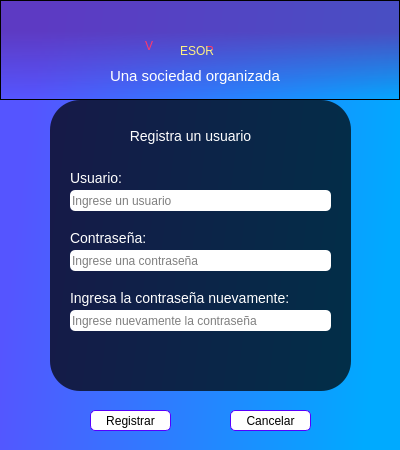
<?xml version="1.0" encoding="UTF-8"?>
<ui version="4.0">
 <class>Ventana_de_registro</class>
 <widget class="QDialog" name="Ventana_de_registro">
  <property name="enabled">
   <bool>true</bool>
  </property>
  <property name="geometry">
   <rect>
    <x>0</x>
    <y>0</y>
    <width>400</width>
    <height>450</height>
   </rect>
  </property>
  <property name="maximumSize">
   <size>
    <width>400</width>
    <height>500</height>
   </size>
  </property>
  <property name="acceptDrops">
   <bool>false</bool>
  </property>
  <property name="windowTitle">
   <string>Registro</string>
  </property>
  <property name="windowIcon">
   <iconset>
    <normaloff>Icono_window.png</normaloff>Icono_window.png</iconset>
  </property>
  <property name="styleSheet">
   <string notr="true">QDialog{
background-color: qlineargradient(spread:pad, x1:0.063, y1:0.346591, x2:0.982955, y2:0.477, stop:0 rgba(85, 85, 255, 255), stop:1 rgba(0, 170, 255, 255));


}

</string>
  </property>
  <widget class="QFrame" name="Frame_start_window">
   <property name="geometry">
    <rect>
     <x>0</x>
     <y>0</y>
     <width>400</width>
     <height>100</height>
    </rect>
   </property>
   <property name="maximumSize">
    <size>
     <width>400</width>
     <height>100</height>
    </size>
   </property>
   <property name="styleSheet">
    <string notr="true">background-color:qlineargradient(spread:pad, x1:0.505682, y1:0.011, x2:0.494, y2:0.994318, stop:0.3125 rgba(96, 49, 174, 189), stop:1 rgba(71, 77, 255, 0))</string>
   </property>
   <property name="frameShape">
    <enum>QFrame::StyledPanel</enum>
   </property>
   <property name="frameShadow">
    <enum>QFrame::Raised</enum>
   </property>
   <widget class="QLabel" name="label">
    <property name="geometry">
     <rect>
      <x>180</x>
      <y>30</y>
      <width>101</width>
      <height>41</height>
     </rect>
    </property>
    <property name="styleSheet">
     <string notr="true">background-color: qlineargradient(spread:pad, x1:0, y1:0, x2:1, y2:1, stop:0 rgba(0, 0, 0, 0), stop:1 rgba(255, 255, 255, 0));
font: 25pt &quot;Lucida Handwriting&quot;;
color:qlineargradient(spread:pad, x1:0.671, y1:0.108, x2:0.255045, y2:0.801, stop:0.0852273 rgba(255, 57, 107, 255), stop:0.676136 rgba(255, 241, 131, 255))</string>
    </property>
    <property name="text">
     <string>ESOR</string>
    </property>
   </widget>
   <widget class="QLabel" name="label_2">
    <property name="geometry">
     <rect>
      <x>145</x>
      <y>20</y>
      <width>81</width>
      <height>51</height>
     </rect>
    </property>
    <property name="styleSheet">
     <string notr="true">background-color: qlineargradient(spread:pad, x1:0, y1:0, x2:1, y2:1, stop:0 rgba(0, 0, 0, 0), stop:1 rgba(255, 255, 255, 0));
font: 40pt &quot;Lucida Handwriting&quot;;
color:qlineargradient(spread:pad, x1:0.075, y1:0.977, x2:0.835, y2:0.170455, stop:0.0852273 rgba(255, 57, 107, 255), stop:0.676136 rgba(255, 241, 131, 255))</string>
    </property>
    <property name="text">
     <string>V</string>
    </property>
   </widget>
   <widget class="QLabel" name="label_3">
    <property name="geometry">
     <rect>
      <x>110</x>
      <y>55</y>
      <width>191</width>
      <height>41</height>
     </rect>
    </property>
    <property name="font">
     <font>
      <family>MS Shell Dlg 2</family>
      <pointsize>11</pointsize>
      <weight>9</weight>
      <italic>false</italic>
      <bold>false</bold>
     </font>
    </property>
    <property name="styleSheet">
     <string notr="true">background-color: qlineargradient(spread:pad, x1:0, y1:0, x2:1, y2:1, stop:0 rgba(0, 0, 0, 0), stop:1 rgba(255, 255, 255, 0));
font: 75 11pt &quot;MS Shell Dlg 2&quot;;
color: rgb(255, 255, 255);</string>
    </property>
    <property name="text">
     <string>Una sociedad organizada </string>
    </property>
   </widget>
  </widget>
  <widget class="QFrame" name="frame">
   <property name="geometry">
    <rect>
     <x>50</x>
     <y>100</y>
     <width>301</width>
     <height>291</height>
    </rect>
   </property>
   <property name="styleSheet">
    <string notr="true">QFrame{
background-color:qlineargradient(spread:pad, x1:0.068, y1:0.0854091, x2:0.915, y2:0.931818, stop:0.170455 rgba(0, 0, 0, 183), stop:0.596591 rgba(0, 0, 0, 183));
border-radius: 30px
}
QFrame:hover{
border: 1px solid rgb(255, 255, 255)
}
</string>
   </property>
   <property name="frameShape">
    <enum>QFrame::StyledPanel</enum>
   </property>
   <property name="frameShadow">
    <enum>QFrame::Raised</enum>
   </property>
   <widget class="QLabel" name="label_subtitle">
    <property name="geometry">
     <rect>
      <x>40</x>
      <y>20</y>
      <width>201</width>
      <height>31</height>
     </rect>
    </property>
    <property name="styleSheet">
     <string notr="true">QFrame{
background-color:qlineargradient(spread:pad, x1:0, y1:0, x2:1, y2:1, stop:0 rgba(0, 0, 0, 0), stop:1 rgba(255, 255, 255, 0));
border-radius: 5px;
font-size: 14px;
color:rgb(255, 255, 255);
border:qlineargradient(spread:pad, x1:0, y1:0, x2:1, y2:1, stop:0 rgba(0, 0, 0, 0), stop:1 rgba(255, 255, 255, 0))
}</string>
    </property>
    <property name="text">
     <string>Registra un usuario</string>
    </property>
    <property name="alignment">
     <set>Qt::AlignCenter</set>
    </property>
   </widget>
   <widget class="QLabel" name="label_user">
    <property name="geometry">
     <rect>
      <x>20</x>
      <y>70</y>
      <width>61</width>
      <height>16</height>
     </rect>
    </property>
    <property name="styleSheet">
     <string notr="true">background-color:qlineargradient(spread:pad, x1:0, y1:0, x2:1, y2:1, stop:0 rgba(0, 0, 0, 0), stop:1 rgba(255, 255, 255, 0));
color:rgb(255, 255, 255);
font-size: 14px;
border:qlineargradient(spread:pad, x1:0, y1:0, x2:1, y2:1, stop:0 rgba(0, 0, 0, 0), stop:1 rgba(255, 255, 255, 0))</string>
    </property>
    <property name="text">
     <string>Usuario:</string>
    </property>
   </widget>
   <widget class="QLineEdit" name="line_user">
    <property name="enabled">
     <bool>true</bool>
    </property>
    <property name="geometry">
     <rect>
      <x>20</x>
      <y>90</y>
      <width>261</width>
      <height>21</height>
     </rect>
    </property>
    <property name="sizeIncrement">
     <size>
      <width>0</width>
      <height>0</height>
     </size>
    </property>
    <property name="font">
     <font>
      <stylestrategy>PreferDefault</stylestrategy>
     </font>
    </property>
    <property name="autoFillBackground">
     <bool>false</bool>
    </property>
    <property name="styleSheet">
     <string notr="true">QLineEdit{
border-radius: 5px;
color:  #000000;
background-color:#ffffff;

}

QLineEdit:hover{
border: 1px solid rgb(85, 0, 127);
}</string>
    </property>
    <property name="inputMask">
     <string/>
    </property>
    <property name="text">
     <string/>
    </property>
    <property name="frame">
     <bool>true</bool>
    </property>
    <property name="cursorPosition">
     <number>0</number>
    </property>
    <property name="placeholderText">
     <string>Ingrese un usuario</string>
    </property>
   </widget>
   <widget class="QLabel" name="label_password">
    <property name="geometry">
     <rect>
      <x>20</x>
      <y>130</y>
      <width>111</width>
      <height>16</height>
     </rect>
    </property>
    <property name="styleSheet">
     <string notr="true">background-color:qlineargradient(spread:pad, x1:0, y1:0, x2:1, y2:1, stop:0 rgba(0, 0, 0, 0), stop:1 rgba(255, 255, 255, 0));
color:rgb(255, 255, 255);
font-size: 14px;
border:qlineargradient(spread:pad, x1:0, y1:0, x2:1, y2:1, stop:0 rgba(0, 0, 0, 0), stop:1 rgba(255, 255, 255, 0))
</string>
    </property>
    <property name="text">
     <string>Contraseña:</string>
    </property>
   </widget>
   <widget class="QLineEdit" name="line_password">
    <property name="geometry">
     <rect>
      <x>20</x>
      <y>150</y>
      <width>261</width>
      <height>21</height>
     </rect>
    </property>
    <property name="styleSheet">
     <string notr="true">QLineEdit{
border-radius: 5px;
color:  #000000;
background-color:#ffffff;

}

QLineEdit:hover{
border: 1px solid rgb(85, 0, 127);
}</string>
    </property>
    <property name="text">
     <string/>
    </property>
    <property name="frame">
     <bool>true</bool>
    </property>
    <property name="echoMode">
     <enum>QLineEdit::Password</enum>
    </property>
    <property name="placeholderText">
     <string>Ingrese una contraseña</string>
    </property>
   </widget>
   <widget class="QLabel" name="label_password2">
    <property name="geometry">
     <rect>
      <x>20</x>
      <y>190</y>
      <width>231</width>
      <height>16</height>
     </rect>
    </property>
    <property name="styleSheet">
     <string notr="true">background-color:qlineargradient(spread:pad, x1:0, y1:0, x2:1, y2:1, stop:0 rgba(0, 0, 0, 0), stop:1 rgba(255, 255, 255, 0));
color:rgb(255, 255, 255);
font-size: 14px;
border:qlineargradient(spread:pad, x1:0, y1:0, x2:1, y2:1, stop:0 rgba(0, 0, 0, 0), stop:1 rgba(255, 255, 255, 0))</string>
    </property>
    <property name="text">
     <string>Ingresa la contraseña nuevamente:</string>
    </property>
   </widget>
   <widget class="QLineEdit" name="line_password2">
    <property name="geometry">
     <rect>
      <x>20</x>
      <y>210</y>
      <width>261</width>
      <height>21</height>
     </rect>
    </property>
    <property name="styleSheet">
     <string notr="true">QLineEdit{
border-radius: 5px;
color:  #000000;
background-color:#ffffff;

}

QLineEdit:hover{
border: 1px solid rgb(85, 0, 127);
}</string>
    </property>
    <property name="text">
     <string/>
    </property>
    <property name="echoMode">
     <enum>QLineEdit::Password</enum>
    </property>
    <property name="placeholderText">
     <string>Ingrese nuevamente la contraseña</string>
    </property>
   </widget>
   <widget class="QLabel" name="label_register_status">
    <property name="geometry">
     <rect>
      <x>20</x>
      <y>240</y>
      <width>261</width>
      <height>31</height>
     </rect>
    </property>
    <property name="styleSheet">
     <string notr="true">QLabel{
background-color: qlineargradient(spread:pad, x1:0, y1:0, x2:1, y2:1, stop:0 rgba(0, 0, 0, 0), stop:1 rgba(255, 255, 255, 0));
color:rgb(255, 255, 255);
font-size: 12px;
border: qlineargradient(spread:pad, x1:0, y1:0, x2:1, y2:1, stop:0 rgba(0, 0, 0, 0), stop:1 rgba(255, 255, 255, 0))
}</string>
    </property>
    <property name="text">
     <string/>
    </property>
    <property name="scaledContents">
     <bool>true</bool>
    </property>
    <property name="alignment">
     <set>Qt::AlignCenter</set>
    </property>
   </widget>
   <zorder>line_user</zorder>
   <zorder>label_subtitle</zorder>
   <zorder>label_user</zorder>
   <zorder>label_password</zorder>
   <zorder>line_password</zorder>
   <zorder>label_password2</zorder>
   <zorder>line_password2</zorder>
   <zorder>label_register_status</zorder>
  </widget>
  <widget class="QPushButton" name="Button_register">
   <property name="geometry">
    <rect>
     <x>90</x>
     <y>410</y>
     <width>81</width>
     <height>21</height>
    </rect>
   </property>
   <property name="styleSheet">
    <string notr="true">QPushButton{
background-color:rgb(255, 255, 255);
border-radius: 5px;
border: 1px solid rgb(85, 0, 255);
font-size: 12px;
color: #000000
}
QPushButton:hover{
background-color:qlineargradient(spread:pad, x1:0.068, y1:0.0854091, x2:0.915, y2:0.931818, stop:0.170455 rgba(0, 0, 0, 183), stop:0.596591 rgba(0, 0, 0, 183));
color:rgb(255, 255, 255);
font-size: 12px;
border-radius: 5px;
}</string>
   </property>
   <property name="text">
    <string>Registrar</string>
   </property>
  </widget>
  <widget class="QPushButton" name="Button_cancelar">
   <property name="geometry">
    <rect>
     <x>230</x>
     <y>410</y>
     <width>81</width>
     <height>21</height>
    </rect>
   </property>
   <property name="styleSheet">
    <string notr="true">QPushButton{
background-color:rgb(255, 255, 255);
border-radius: 5px;
border: 1px solid rgb(85, 0, 255);
font-size: 12px;
color: #000000
}
QPushButton:hover{
background-color:qlineargradient(spread:pad, x1:0.068, y1:0.0854091, x2:0.915, y2:0.931818, stop:0.170455 rgba(0, 0, 0, 183), stop:0.596591 rgba(0, 0, 0, 183));
color:rgb(255, 255, 255);
font-size: 12px;
border-radius: 5px;
}</string>
   </property>
   <property name="text">
    <string>Cancelar</string>
   </property>
  </widget>
 </widget>
 <resources>
  <include location="Source.qrc"/>
 </resources>
 <connections/>
</ui>
